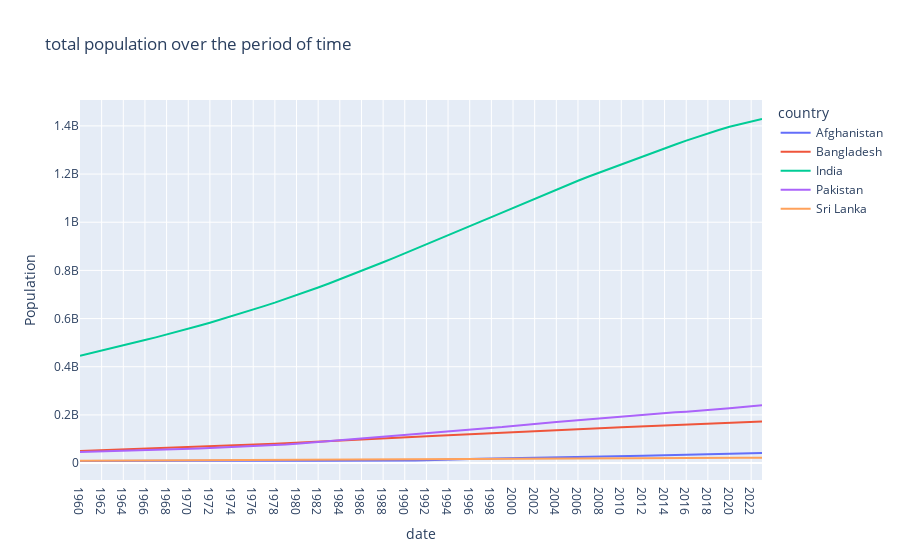

Notebook cell for this chart:
### Code cell
fig3 = px.line(country5,x='date',
               y='Population',
               color='country',
               title='total population over the period of time')

fig3.show()
